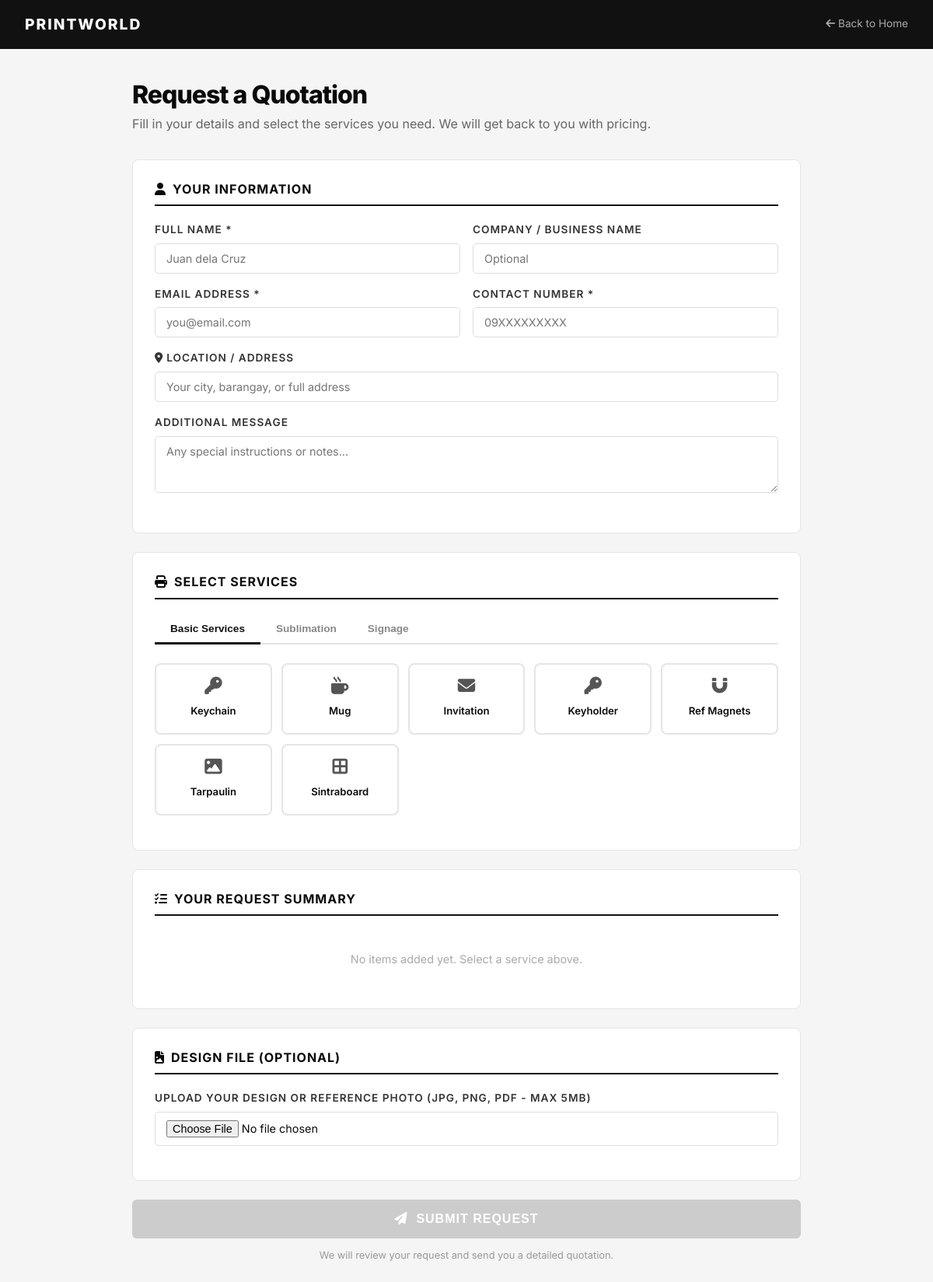
Page /quotation.php on the committed database.
### tables this page shows
CREATE TABLE IF NOT EXISTS service_categories (
    id INT AUTO_INCREMENT PRIMARY KEY,
    name VARCHAR(100) NOT NULL,
    slug VARCHAR(100) NOT NULL UNIQUE,
    description TEXT,
    icon VARCHAR(50),
    category ENUM('basic','sublimation','signage') DEFAULT 'basic',
    image_path VARCHAR(255) DEFAULT NULL,
    is_active TINYINT(1) DEFAULT 1,
    sort_order INT DEFAULT 0
);

### quotation.php (the view, shortened to what this page needs)
<?php
$db = db();
$svcResult = $db->query("SELECT * FROM service_categories WHERE is_active=1 ORDER BY category, sort_order, id");
$servicesByCategory = ['basic' => [], 'sublimation' => [], 'signage' => []];
while ($row = $svcResult->fetch_assoc()) { $servicesByCategory[$row['category'] ?? 'basic'][] = $row; }
?><!DOCTYPE html>
<html lang="en">
<head>
<link rel="stylesheet" href="https://cdnjs.cloudflare.com/ajax/libs/font-awesome/6.5.0/css/all.min.css">
<link rel="stylesheet" href="assets/css/style.css">
</head>
<body>
<nav style="background:#111;padding:16px 32px;display:flex;align-items:center;justify-content:space-between">
  <a href="index.php" style="color:#fff;text-decoration:none;font-size:1.2rem;font-weight:800;letter-spacing:2px">PRINTWORLD</a>
  <a href="index.php" style="color:#aaa;text-decoration:none;font-size:.85rem"><i class="fas fa-arrow-left"></i> Back to Home</a>
</nav>
<div class="qt-wrap">
  <h1 class="qt-title">Request a Quotation</h1>
  <p class="qt-sub">Fill in your details and select the services you need. We will get back to you with pricing.</p>
  <form method="POST" action="process_quotation.php" enctype="multipart/form-data" id="qt-form">
    <div class="qt-section">
      <h3><i class="fas fa-user" style="margin-right:8px"></i>Your Information</h3>
      <div class="form-row">
        <div class="form-group"><label>Full Name *</label><input type="text" name="customer_name" required placeholder="Juan dela Cruz"></div>
        <div class="form-group"><label>Company / Business Name</label><input type="text" name="company_name" placeholder="Optional"></div>
      </div>
      <div class="form-row">
        <div class="form-group"><label>Email Address *</label><input type="email" name="email" required placeholder="you@email.com"></div>
        <div class="form-group"><label>Contact Number *</label><input type="text" name="contact_number" required placeholder="09XXXXXXXXX"></div>
      </div>
      <div class="form-group"><label><i class="fas fa-map-marker-alt" style="margin-right:4px"></i>Location / Address</label><input type="text" name="location" placeholder="Your city, barangay, or full address"></div>
      <div class="form-group"><label>Additional Message</label><textarea name="message" rows="3" placeholder="Any special instructions or notes..."></textarea></div>
    </div>
    <div class="qt-section">
      <h3><i class="fas fa-print" style="margin-right:8px"></i>Select Services</h3>
      <div class="tab-nav">
        <button type="button" class="tab-btn active" onclick="switchTab('basic',this)">Basic Services</button>
        <button type="button" class="tab-btn" onclick="switchTab('sublimation',this)">Sublimation</button>
        <button type="button" class="tab-btn" onclick="switchTab('signage',this)">Signage</button>
      </div>
      <div class="tab-pane active" id="tab-basic">
        <div class="svc-grid">
          <?php foreach ($servicesByCategory['basic'] as $svc): ?>
          <div class="svc-card" onclick="selectService(this,'<?= htmlspecialchars($svc['slug']) ?>','<?= htmlspecialchars($svc['name']) ?>','basic')">
            <i class="fas <?= htmlspecialchars($svc['icon'] ?? 'fa-print') ?>"></i><span><?= htmlspecialchars($svc['name']) ?></span>
          </div>
          <?php endforeach; ?>
        </div>
      </div>
    </div>
    <div class="qt-section">
      <h3><i class="fas fa-list-check" style="margin-right:8px"></i>Your Request Summary</h3>
      <ul class="cart-list" id="cart-list"><li class="empty-cart" id="cart-empty">No items added yet. Select a service above.</li></ul>
    </div>
    <div class="qt-section">
      <h3><i class="fas fa-file-image" style="margin-right:8px"></i>Design File (Optional)</h3>
      <div class="form-group">
        <label>Upload your design or reference photo (JPG, PNG, PDF - max 5MB)</label>
        <input type="file" name="design_file" accept=".jpg,.jpeg,.png,.pdf,.ai,.psd">
      </div>
    </div>
    <button type="submit" class="submit-btn" id="submit-btn" disabled><i class="fas fa-paper-plane"></i> &nbsp;SUBMIT REQUEST</button>
    <p style="text-align:center;font-size:.8rem;color:#999;margin-top:12px">We will review your request and send you a detailed quotation.</p>
  </form>
</div>
</body>
</html>

### assets/css/style.css (style rules this page uses)
*, *::before, *::after { margin:0; padding:0; box-sizing:border-box; }
:root { --black: #0a0a0a; --white: #ffffff; --gray-100: #f8f8f8; --gray-200: #e8e8e8; --gray-400: #aaaaaa; --gray-600: #666666; --gray-800: #333333; --accent: #111111; --font-main: 'Inter', 'Helvetica Neue', Arial, sans-serif; --transition: all 0.3s ease; --shadow: 0 4px 24px rgba(0,0,0,0.08); --shadow-lg: 0 12px 48px rgba(0,0,0,0.15); }
html { scroll-behavior: smooth; }
body { font-family: var(--font-main); color: var(--black); background: var(--white); line-height:1.6; }
a { text-decoration:none; color:inherit; }
ul { list-style:none; }
h1,h2,h3,h4,h5 { font-weight:700; line-height:1.2; }
h1 { font-size:clamp(2.2rem, 5vw, 4rem); letter-spacing:-1px; }
h3 { font-size:1.2rem; }
p { color: var(--gray-600); }
.form-group { margin-bottom:20px; }
.form-group label { display:block; font-size:0.78rem; font-weight:600; letter-spacing:1px; text-transform:uppercase; margin-bottom:8px; color:var(--gray-800); }
.form-row { display:grid; grid-template-columns:1fr 1fr; gap:20px; }

### quotation.php (style rules this page uses)
body { font-family:'Inter',Arial,sans-serif;background:#f5f5f5;margin:0 }
.qt-wrap { max-width:900px;margin:0 auto;padding:40px 20px 80px }
.qt-title { font-size:2rem;font-weight:800;margin-bottom:6px }
.qt-sub { color:#666;margin-bottom:32px }
.qt-section { background:#fff;border:1px solid #e5e5e5;border-radius:8px;padding:28px;margin-bottom:24px }
.qt-section h3 { font-size:1rem;font-weight:700;text-transform:uppercase;letter-spacing:1px;margin:0 0 20px;padding-bottom:10px;border-bottom:2px solid #111 }
.form-row { display:grid;grid-template-columns:1fr 1fr;gap:16px }
.form-group { margin-bottom:16px }
.form-group label { display:block;font-size:.85rem;font-weight:600;margin-bottom:6px;color:#333 }
.form-group input,.form-group select,.form-group textarea { width:100%;padding:10px 14px;border:1px solid #ddd;border-radius:5px;font-size:.9rem;font-family:inherit;box-sizing:border-box }
.tab-nav { display:flex;border-bottom:2px solid #e5e5e5;margin-bottom:24px }
.tab-btn { padding:10px 20px;font-size:.85rem;font-weight:600;cursor:pointer;border:none;background:none;color:#888;border-bottom:3px solid transparent;margin-bottom:-2px }
.tab-btn.active { color:#111;border-bottom-color:#111 }
.tab-pane { display:none }
.tab-pane.active { display:block }
.svc-grid { display:grid;grid-template-columns:repeat(auto-fill,minmax(150px,1fr));gap:12px;margin-bottom:16px }
.svc-card { border:2px solid #e5e5e5;border-radius:8px;padding:16px 12px;text-align:center;cursor:pointer;background:#fff;transition:border-color .15s }
.svc-card i { font-size:1.4rem;margin-bottom:8px;color:#555;display:block }
.svc-card span { font-size:.82rem;font-weight:600 }
.cart-list { list-style:none;padding:0;margin:0 }
.empty-cart { text-align:center;padding:24px;color:#aaa;font-size:.9rem }
.submit-btn { background:#111;color:#fff;border:none;padding:16px 40px;border-radius:6px;font-size:1rem;font-weight:700;cursor:pointer;width:100%;letter-spacing:1px }
.submit-btn:disabled { background:#ccc;cursor:not-allowed }

### rows in the picture
service_categories: name "Keychain"
service_categories: name "Mug"
service_categories: name "Invitation"
service_categories: name "Keyholder"
service_categories: name "Ref Magnets"
service_categories: name "Tarpaulin"
service_categories: name "Sintraboard"
